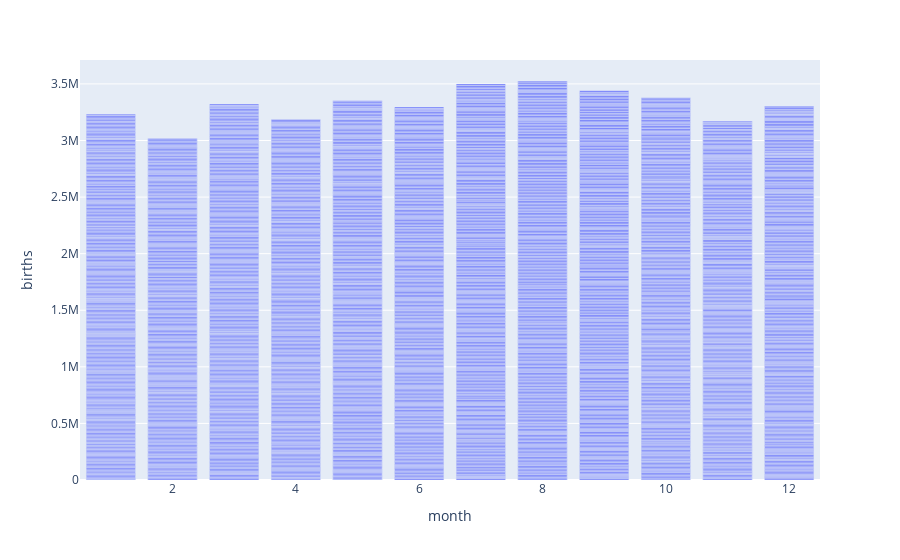

Source (notebook cell):
### Markdown cell above
## BarChart

### Code cell
import plotly.express as px
#birth_month= px.birth.gapminder()
fig = px.bar(birth1, x='month', y='births')
fig.show()

### Figure 1 — Plotly figure (JSON) as saved in the notebook; plotly's stock layout.template omitted (floating-point values rounded to 4 significant figures; data arrays with more than 128 entries replaced by an {"elided": "..."} marker saying what was removed)
{"data": [{"alignmentgroup": "True", "hovertemplate": "month=%{x}<br>births=%{y}<extra></extra>", "legendgroup": "", "marker": {"color": "#636efa"}, "name": "", "offsetgroup": "", "orientation": "v", "showlegend": false, "textposition": "auto", "type": "bar", "x": {"elided": "3652 int values"}, "xaxis": "x", "y": {"elided": "3652 int values"}, "yaxis": "y"}], "layout": {"barmode": "relative", "legend": {"tracegroupgap": 0}, "margin": {"t": 60}, "xaxis": {"anchor": "y", "domain": [0, 1], "title": {"text": "month"}}, "yaxis": {"anchor": "x", "domain": [0, 1], "title": {"text": "births"}}}}
